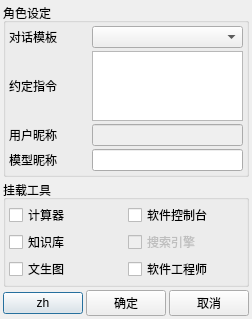
<?xml version="1.0" encoding="UTF-8"?>
<ui version="4.0">
 <class>Date_Dialog_Ui</class>
 <widget class="QDialog" name="Date_Dialog_Ui">
  <property name="geometry">
   <rect>
    <x>0</x>
    <y>0</y>
    <width>251</width>
    <height>287</height>
   </rect>
  </property>
  <property name="windowTitle">
   <string>Dialog</string>
  </property>
  <layout class="QVBoxLayout" name="verticalLayout_3">
   <property name="spacing">
    <number>3</number>
   </property>
   <property name="leftMargin">
    <number>3</number>
   </property>
   <property name="topMargin">
    <number>3</number>
   </property>
   <property name="rightMargin">
    <number>3</number>
   </property>
   <property name="bottomMargin">
    <number>3</number>
   </property>
   <item>
    <widget class="QGroupBox" name="prompt_box">
     <property name="font">
      <font>
       <pointsize>9</pointsize>
      </font>
     </property>
     <property name="title">
      <string>角色设定</string>
     </property>
     <layout class="QVBoxLayout" name="verticalLayout">
      <property name="spacing">
       <number>3</number>
      </property>
      <property name="leftMargin">
       <number>3</number>
      </property>
      <property name="topMargin">
       <number>3</number>
      </property>
      <property name="rightMargin">
       <number>3</number>
      </property>
      <property name="bottomMargin">
       <number>3</number>
      </property>
      <item>
       <layout class="QHBoxLayout" name="horizontalLayout">
        <property name="spacing">
         <number>3</number>
        </property>
        <item>
         <widget class="QLabel" name="chattemplate_label">
          <property name="minimumSize">
           <size>
            <width>80</width>
            <height>0</height>
           </size>
          </property>
          <property name="maximumSize">
           <size>
            <width>80</width>
            <height>16777215</height>
           </size>
          </property>
          <property name="font">
           <font>
            <pointsize>9</pointsize>
           </font>
          </property>
          <property name="text">
           <string>对话模板</string>
          </property>
         </widget>
        </item>
        <item>
         <widget class="QComboBox" name="chattemplate_comboBox">
          <property name="font">
           <font>
            <pointsize>9</pointsize>
           </font>
          </property>
         </widget>
        </item>
       </layout>
      </item>
      <item>
       <layout class="QHBoxLayout" name="horizontalLayout_2">
        <item>
         <widget class="QLabel" name="date_prompt_label">
          <property name="minimumSize">
           <size>
            <width>80</width>
            <height>0</height>
           </size>
          </property>
          <property name="maximumSize">
           <size>
            <width>80</width>
            <height>16777215</height>
           </size>
          </property>
          <property name="font">
           <font>
            <pointsize>9</pointsize>
           </font>
          </property>
          <property name="text">
           <string>约定指令</string>
          </property>
         </widget>
        </item>
        <item>
         <widget class="QPlainTextEdit" name="date_prompt_TextEdit">
          <property name="enabled">
           <bool>true</bool>
          </property>
          <property name="maximumSize">
           <size>
            <width>16777215</width>
            <height>16777215</height>
           </size>
          </property>
          <property name="font">
           <font>
            <pointsize>9</pointsize>
           </font>
          </property>
         </widget>
        </item>
       </layout>
      </item>
      <item>
       <layout class="QHBoxLayout" name="horizontalLayout_3">
        <item>
         <widget class="QLabel" name="user_name_label">
          <property name="minimumSize">
           <size>
            <width>80</width>
            <height>0</height>
           </size>
          </property>
          <property name="maximumSize">
           <size>
            <width>80</width>
            <height>16777215</height>
           </size>
          </property>
          <property name="font">
           <font>
            <pointsize>9</pointsize>
           </font>
          </property>
          <property name="text">
           <string>用户昵称</string>
          </property>
         </widget>
        </item>
        <item>
         <widget class="QLineEdit" name="user_name_LineEdit">
          <property name="enabled">
           <bool>false</bool>
          </property>
          <property name="font">
           <font>
            <pointsize>9</pointsize>
           </font>
          </property>
         </widget>
        </item>
       </layout>
      </item>
      <item>
       <layout class="QHBoxLayout" name="horizontalLayout_4">
        <item>
         <widget class="QLabel" name="model_name_label">
          <property name="minimumSize">
           <size>
            <width>80</width>
            <height>0</height>
           </size>
          </property>
          <property name="maximumSize">
           <size>
            <width>80</width>
            <height>16777215</height>
           </size>
          </property>
          <property name="font">
           <font>
            <pointsize>9</pointsize>
           </font>
          </property>
          <property name="text">
           <string>模型昵称</string>
          </property>
         </widget>
        </item>
        <item>
         <widget class="QLineEdit" name="model_name_LineEdit">
          <property name="font">
           <font>
            <pointsize>9</pointsize>
           </font>
          </property>
         </widget>
        </item>
       </layout>
      </item>
     </layout>
    </widget>
   </item>
   <item>
    <widget class="QGroupBox" name="tool_box">
     <property name="font">
      <font>
       <pointsize>9</pointsize>
      </font>
     </property>
     <property name="title">
      <string>挂载工具</string>
     </property>
     <layout class="QVBoxLayout" name="verticalLayout_2">
      <property name="spacing">
       <number>3</number>
      </property>
      <property name="leftMargin">
       <number>3</number>
      </property>
      <property name="topMargin">
       <number>3</number>
      </property>
      <property name="rightMargin">
       <number>3</number>
      </property>
      <property name="bottomMargin">
       <number>3</number>
      </property>
      <item>
       <layout class="QGridLayout" name="gridLayout">
        <item row="1" column="0">
         <widget class="QCheckBox" name="knowledge_checkbox">
          <property name="minimumSize">
           <size>
            <width>110</width>
            <height>0</height>
           </size>
          </property>
          <property name="font">
           <font>
            <pointsize>9</pointsize>
           </font>
          </property>
          <property name="text">
           <string>知识库</string>
          </property>
         </widget>
        </item>
        <item row="0" column="0">
         <widget class="QCheckBox" name="calculator_checkbox">
          <property name="minimumSize">
           <size>
            <width>110</width>
            <height>0</height>
           </size>
          </property>
          <property name="font">
           <font>
            <pointsize>9</pointsize>
           </font>
          </property>
          <property name="text">
           <string>计算器</string>
          </property>
         </widget>
        </item>
        <item row="0" column="1">
         <widget class="QCheckBox" name="controller_checkbox">
          <property name="minimumSize">
           <size>
            <width>110</width>
            <height>0</height>
           </size>
          </property>
          <property name="font">
           <font>
            <pointsize>9</pointsize>
           </font>
          </property>
          <property name="text">
           <string>软件控制台</string>
          </property>
         </widget>
        </item>
        <item row="1" column="1">
         <widget class="QCheckBox" name="webengine_checkbox">
          <property name="enabled">
           <bool>false</bool>
          </property>
          <property name="minimumSize">
           <size>
            <width>110</width>
            <height>0</height>
           </size>
          </property>
          <property name="font">
           <font>
            <pointsize>9</pointsize>
           </font>
          </property>
          <property name="text">
           <string>搜索引擎</string>
          </property>
         </widget>
        </item>
        <item row="2" column="1">
         <widget class="QCheckBox" name="engineer_checkbox">
          <property name="minimumSize">
           <size>
            <width>110</width>
            <height>0</height>
           </size>
          </property>
          <property name="font">
           <font>
            <pointsize>9</pointsize>
           </font>
          </property>
          <property name="text">
           <string>软件工程师</string>
          </property>
         </widget>
        </item>
        <item row="2" column="0">
         <widget class="QCheckBox" name="stablediffusion_checkbox">
          <property name="minimumSize">
           <size>
            <width>110</width>
            <height>0</height>
           </size>
          </property>
          <property name="font">
           <font>
            <pointsize>9</pointsize>
           </font>
          </property>
          <property name="text">
           <string>文生图</string>
          </property>
         </widget>
        </item>
       </layout>
      </item>
     </layout>
    </widget>
   </item>
   <item>
    <layout class="QHBoxLayout" name="horizontalLayout_6">
     <item>
      <widget class="QPushButton" name="switch_lan_button">
       <property name="minimumSize">
        <size>
         <width>0</width>
         <height>0</height>
        </size>
       </property>
       <property name="font">
        <font>
         <pointsize>9</pointsize>
        </font>
       </property>
       <property name="text">
        <string>zh</string>
       </property>
      </widget>
     </item>
     <item>
      <spacer name="horizontalSpacer">
       <property name="font">
        <font>
         <pointsize>9</pointsize>
        </font>
       </property>
       <property name="orientation">
        <enum>Qt::Horizontal</enum>
       </property>
       <property name="sizeHint" stdset="0">
        <size>
         <width>40</width>
         <height>20</height>
        </size>
       </property>
      </spacer>
     </item>
     <item>
      <widget class="QPushButton" name="confirm_button">
       <property name="minimumSize">
        <size>
         <width>0</width>
         <height>0</height>
        </size>
       </property>
       <property name="font">
        <font>
         <pointsize>9</pointsize>
        </font>
       </property>
       <property name="text">
        <string>确定</string>
       </property>
      </widget>
     </item>
     <item>
      <widget class="QPushButton" name="cancel_button">
       <property name="minimumSize">
        <size>
         <width>0</width>
         <height>0</height>
        </size>
       </property>
       <property name="font">
        <font>
         <pointsize>9</pointsize>
        </font>
       </property>
       <property name="text">
        <string>取消</string>
       </property>
      </widget>
     </item>
    </layout>
   </item>
  </layout>
 </widget>
 <resources/>
 <connections/>
</ui>
